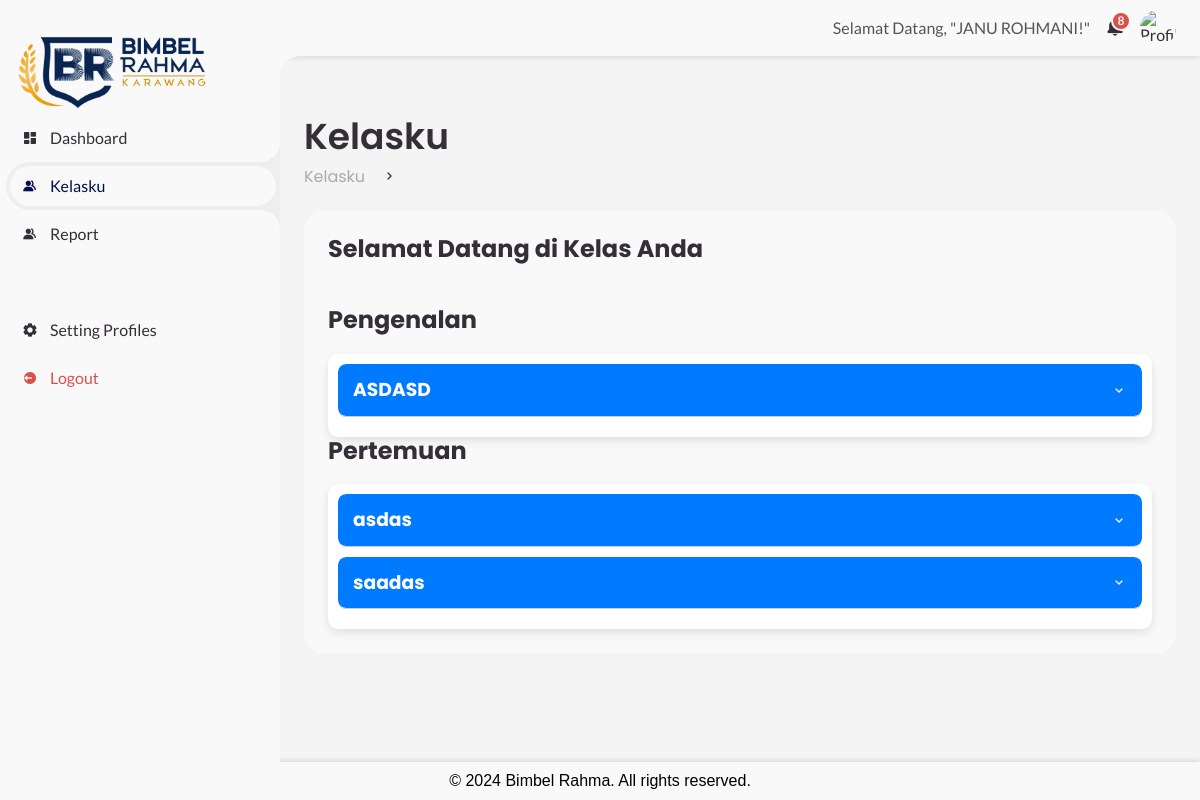
/siswa/kelasku.php (signed in), run on the app's committed database.
### tables this page shows
CREATE TABLE `materi` (
  `id` int(11) NOT NULL,
  `course_id` int(11) NOT NULL,
  `title` varchar(255) NOT NULL,
  `content` text NOT NULL,
  `file_url` varchar(255) DEFAULT NULL,
  `date_created` timestamp NOT NULL DEFAULT current_timestamp(),
  `kategori` varchar(50) NOT NULL
);

### siswa/kelasku.php (the view, shortened to what this page needs)
<?php
require_once '../session.php';
$sql = "SELECT * FROM materi";
$result = $db->query($sql);
$materi_data = [];
if ($result && $result->num_rows > 0) {
    while ($row = $result->fetch_assoc()) {
        $materi_data[] = $row;
    }
}
$pengenalan = array_filter($materi_data, function($item) {
    return strtolower($item['kategori']) === 'pengenalan';
});
$pertemuan = array_filter($materi_data, function($item) {
    return strtolower($item['kategori']) === 'pertemuan';
});
?>
<!DOCTYPE html>
<html lang="en">
<head>
    <link href='https://unpkg.com/boxicons@2.0.9/css/boxicons.min.css' rel='stylesheet'>
    <link rel="stylesheet" href="https://cdn.jsdelivr.net/npm/sweetalert2@11/dist/sweetalert2.min.css">
    <link rel="stylesheet" href="https://cdnjs.cloudflare.com/ajax/libs/normalize/8.0.1/normalize.min.css">
    <link rel="stylesheet" href="../admin/style.css">
</head>
<body>
<section id="sidebar">
    <a href="#" class="brand">
        <img src="../img/BIMBELRAHMA.png" alt="Logo Bimbel Rahma" style="width: 80%; height: auto; margin-top: auto;">
    </a>
    <ul class="side-menu top">
        <li>
            <a href="siswa-dashboard.php">
                <i class='bx bxs-dashboard'></i>
                <span class="text">Dashboard</span>
            </a>
        </li>
        <li class="active">
            <a href="kelasku.php">
                <i class='bx bxs-group'></i>
                <span class="text">Kelasku</span>
            </a>
        </li>
        <li>
            <a href="report.php">
                <i class='bx bxs-group'></i>
                <span class="text">Report</span>
            </a>
        </li>
    </ul>
    <ul class="side-menu top">
        <li>
            <a href="../view/setting-profile.php">
                <i class='bx bxs-cog'></i>
                <span class="text">Setting Profiles</span>
            </a>
        </li>
        <li>
            <a href="#" class="logout" onclick="return confirmLogout()">
                <i class='bx bxs-log-out-circle'></i>
                <span class="text">Logout</span>
            </a>
        </li>
    </ul>
</section>
<section id="content">
    <nav style="justify-content:flex-end">
        <div class="nav-right">
            <span class="welcome-message">Selamat Datang, "JANU ROHMANI!"</span>
            <a href="#" class="notification">
                <span class="num">8</span>
            </a>
            <a href="#" class="profile">
                <img src="img/people.png" alt="Profile Picture">
            </a>
        </div>
    </nav>
    <main>
        <div class="head-title" id="dashboard">
            <div class="left">
                <h1>Kelasku</h1>
                <ul class="breadcrumb">
                    <li><a href="#">Kelasku</a></li>
                    <li><i class='bx bx-chevron-right'></i></li>
                </ul>
            </div>
        </div>
        <div class="table-data">
            <div class="order">
                <div class="head">
                    <div class="search-container">
                        <h2 id="welcome-message"></h2>
                    </div>
                </div>
                <h2>Pengenalan</h2>
                <div class="accordion">
                    <?php foreach ($pengenalan as $materi): ?>
                        <div class="accordion-item">
                            <div class="accordion-header">
                                <h3><?= htmlspecialchars($materi['title']) ?></h3>
                                <i class='bx bx-chevron-down'></i>
                            </div>
                        </div>
                    <?php endforeach; ?>
                </div>
                <h2>Pertemuan</h2>
                <div class="accordion">
                    <?php foreach ($pertemuan as $materi): ?>
                        <div class="accordion-item">
                            <div class="accordion-header">
                                <h3><?= htmlspecialchars($materi['title']) ?></h3>
                                <i class='bx bx-chevron-down'></i>
                            </div>
                        </div>
                    <?php endforeach; ?>
                </div>
        </div>
    </main>
</section>
<footer>
    <p>&copy; 2024 Bimbel Rahma. All rights reserved.</p>
</footer>
</body>
</html>

### siswa/kelasku.php (style rules this page uses)
body { display: flex; flex-direction: column; min-height: 100vh; font-family: 'Arial', sans-serif; background-color: #f4f4f4; }
.search-container { display: flex; justify-content: space-between; align-items: center; margin-bottom: 20px; }
.table-data { margin-top: 20px; flex: 1; }
.accordion { background-color: #ffffff; border-radius: 10px; margin-top: 20px; box-shadow: 0 4px 10px rgba(0, 0, 0, 0.1); padding: 10px; }
.accordion-item { border-bottom: 1px solid #ccc; margin-bottom: 10px; border-radius: 8px; overflow: hidden; }
.accordion-header { padding: 15px; cursor: pointer; background-color: #007bff; color: white; display: flex; justify-content: space-between; align-items: center; transition: background-color 0.3s; border-radius: 8px; box-shadow: 0 2px 5px rgba(0, 0, 0, 0.1); }
footer { position: fixed; bottom: 0; left: 0; background-color: #f9f9f9; color: black; text-align: center; padding: 10px 0; width: 100%; box-shadow: 0 -2px 5px rgba(0, 0, 0, 0.1); }

### data on the page
materi: title "ASDASD"
materi: title "asdas"
materi: title "saadas"
